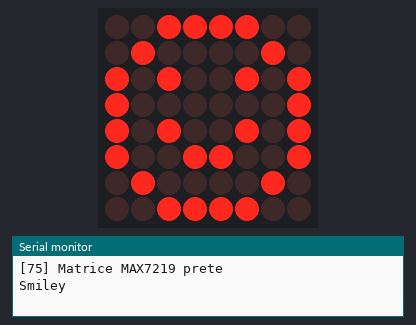
Bench run of a sketch on a simulated Arduino Uno, built with avr-gcc and run on an emulated ATmega328P. On the bench: 8×8 LED matrix, the last lines printed to the serial monitor.

Above: at 0.1 s.
At 1.1 s:
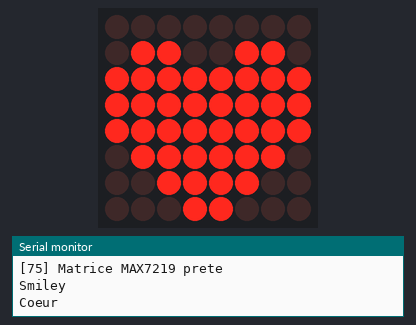

Measured:
- what the display in image 1 shows lasts 1.0 s, from 1.0 s to 2.0 s

The sketch:

75_Matrice_MAX7219.ino
```cpp
/*
 * =====================================================================
 *  Arduino Lab Nexus v6.1.0 STABLE  -  Matrice LED 8x8 MAX7219
 * =====================================================================
 *  Explication : Affiche un smiley puis un cœur sur une matrice 8x8 pilotée par MAX7219.
 *  Carte       : Arduino UNO / Nano (ATmega328P) - compatible Mega
 *  Moniteur    : 9600 bauds
 *
 *  Câblage :
 *   Arduino 5V     -> MAX7219 VCC
 *   Arduino GND    -> MAX7219 GND
 *   Arduino D12    -> MAX7219 DIN
 *   Arduino D11    -> MAX7219 CLK
 *   Arduino D10    -> MAX7219 CS
 *
 *  Bibliothèques requises (arduino-cli lib install "...") : LedControl
 * =====================================================================
 */
// @libs: LedControl

#include <LedControl.h>

// DIN, CLK, CS, nombre de modules
LedControl matrice(12, 11, 10, 1);

// Motifs 8x8 (une ligne par octet)
const byte SMILEY[8] = {B00111100, B01000010, B10100101, B10000001, B10100101, B10011001, B01000010, B00111100};
const byte COEUR[8]  = {B00000000, B01100110, B11111111, B11111111, B11111111, B01111110, B00111100, B00011000};

// Affiche un motif ligne par ligne
void afficherMotif(const byte motif[8]) {
  for (int ligne = 0; ligne < 8; ligne++) matrice.setRow(0, ligne, motif[ligne]);
}

void setup() {
  Serial.begin(9600);
  matrice.shutdown(0, false);   // sortie du mode veille
  matrice.setIntensity(0, 8);   // luminosité 0 à 15
  matrice.clearDisplay(0);
  Serial.println(F("[75] Matrice MAX7219 prete"));
}

void loop() {
  afficherMotif(SMILEY);
  Serial.println(F("Smiley"));
  delay(1000);
  afficherMotif(COEUR);
  Serial.println(F("Coeur"));
  delay(1000);
}
```
